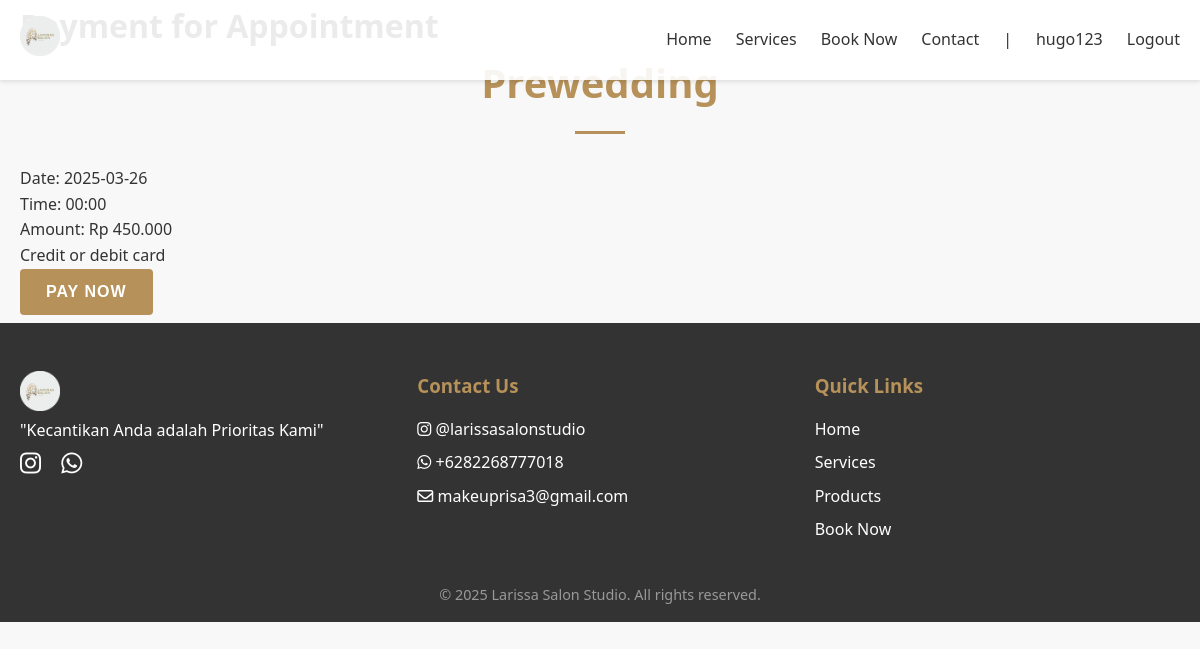
/payment_gateway.php?appointment_id=1 (signed in), run on the app's committed database.
### tables this page shows
CREATE TABLE `appointments` (
  `id` int(11) NOT NULL,
  `user_id` int(11) NOT NULL,
  `service_id` int(11) NOT NULL,
  `appointment_date` date NOT NULL,
  `appointment_time` time NOT NULL,
  `status` enum('pending','confirmed','cancelled') DEFAULT 'pending',
  `created_at` timestamp NOT NULL DEFAULT current_timestamp(),
  `price` decimal(10,2) NOT NULL DEFAULT 0.00,
  `total_revenue` decimal(10,2) GENERATED ALWAYS AS (`price`) STORED,
  `completed_at` timestamp NULL DEFAULT NULL
);

CREATE TABLE `services` (
  `id` int(11) NOT NULL,
  `category_id` int(11) DEFAULT NULL,
  `name` varchar(100) NOT NULL,
  `description` text DEFAULT NULL,
  `price` decimal(10,2) NOT NULL,
  `duration` int(11) NOT NULL
);

### payment_gateway.php (the view, shortened to what this page needs)
<?php
require_once 'config.php';
$appointmentId = $_GET['appointment_id'];
$stmt = $pdo->prepare("SELECT a.*, s.name as service_name, s.price
                       FROM appointments a
                       JOIN services s ON a.service_id = s.id
                       WHERE a.id = ? AND a.user_id = ?");
$stmt->execute([$appointmentId, $_SESSION['user_id']]);
$appointment = $stmt->fetch(PDO::FETCH_ASSOC);
?>
<!DOCTYPE html>
<html lang="en">
<head>
    <link rel="stylesheet" href="https://cdnjs.cloudflare.com/ajax/libs/font-awesome/6.0.0-beta3/css/all.min.css">
    <link href="styles/main.css" rel="stylesheet">
</head>
<body>
    <?php include 'header.php'; ?>
    <main class="container">
        <h1>Payment for Appointment</h1>
        <div class="payment-details">
            <h2><?php echo htmlspecialchars($appointment['service_name']); ?></h2>
            <p>Date: <?php echo date('Y-m-d', strtotime($appointment['appointment_date'])); ?></p>
            <p>Time: <?php echo date('H:i', strtotime($appointment['appointment_date'])); ?></p>
            <p>Amount: Rp <?php echo number_format($appointment['price'], 0, ',', '.'); ?></p>
        </div>
        <form action="payment_gateway.php" method="post" id="payment-form">
            <div class="form-row">
                <label for="card-element">
                    Credit or debit card
                </label>
            </div>
            <button type="submit" class="btn btn-primary">Pay Now</button>
        </form>
    </main>
    <?php include 'footer.php'; ?>
</body>
</html>

### styles/main.css (style rules this page uses)
* { margin: 0; padding: 0; box-sizing: border-box; }
body { font-family: "Segoe UI", Tahoma, Geneva, Verdana, sans-serif; line-height: 1.6; color: #333; background-color: #f8f8f8; }
.container { max-width: 1200px; margin: 0 auto; padding: 0 20px; }
.btn { display: inline-block; padding: 0.75rem 1.5rem; font-size: 1rem; font-weight: 600; text-transform: uppercase; letter-spacing: 1px; text-decoration: none; border-radius: 4px; transition: all 0.3s ease; cursor: pointer; }
.btn-primary { background-color: #b69159; color: #fff; border: 2px solid #b69159; }
h2 { font-size: 2.5rem; color: #b69159; text-align: center; margin-bottom: 2rem; position: relative; }
h2::after { content: ""; display: block; width: 50px; height: 3px; background-color: #b69159; margin: 1rem auto 0; }
.btn { margin-bottom: 0.5rem; white-space: nowrap; }

### data on the page
appointments: service.name "Prewedding", appointment_date "2025-03-26", appointment_date "00:00", service.price "450.000"

### other printed values
$_SESSION['username'] "hugo123"
